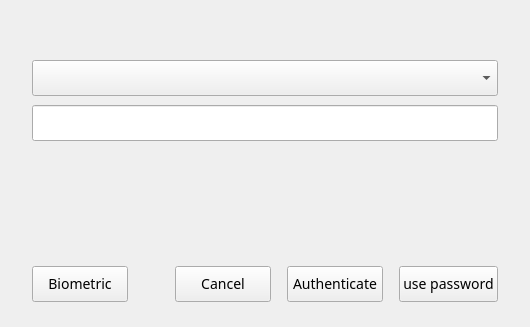
<?xml version="1.0" encoding="UTF-8"?>
<ui version="4.0">
 <class>MainWindow</class>
 <widget class="QWidget" name="MainWindow">
  <property name="geometry">
   <rect>
    <x>0</x>
    <y>0</y>
    <width>530</width>
    <height>327</height>
   </rect>
  </property>
  <property name="sizePolicy">
   <sizepolicy hsizetype="Expanding" vsizetype="Preferred">
    <horstretch>0</horstretch>
    <verstretch>0</verstretch>
   </sizepolicy>
  </property>
  <property name="minimumSize">
   <size>
    <width>380</width>
    <height>0</height>
   </size>
  </property>
  <property name="windowTitle">
   <string>Form</string>
  </property>
  <layout class="QVBoxLayout" name="verticalLayout_2">
   <property name="spacing">
    <number>0</number>
   </property>
   <property name="sizeConstraint">
    <enum>QLayout::SetDefaultConstraint</enum>
   </property>
   <property name="leftMargin">
    <number>32</number>
   </property>
   <property name="topMargin">
    <number>0</number>
   </property>
   <property name="rightMargin">
    <number>32</number>
   </property>
   <property name="bottomMargin">
    <number>25</number>
   </property>
   <item>
    <layout class="QFormLayout" name="formLayout">
     <property name="horizontalSpacing">
      <number>0</number>
     </property>
     <property name="topMargin">
      <number>8</number>
     </property>
     <property name="bottomMargin">
      <number>0</number>
     </property>
     <item row="2" column="1">
      <layout class="QFormLayout" name="bioAuthLayout">
       <property name="bottomMargin">
        <number>8</number>
       </property>
      </layout>
     </item>
     <item row="4" column="1">
      <widget class="QComboBox" name="cmbUsers">
       <property name="minimumSize">
        <size>
         <width>0</width>
         <height>36</height>
        </size>
       </property>
       <property name="maximumSize">
        <size>
         <width>16777215</width>
         <height>36</height>
        </size>
       </property>
       <property name="styleSheet">
        <string notr="true">font-size: 14px;
font-family: PingFangSC-Regular, PingFang SC;
font-weight: 400;
line-height: 20px;</string>
       </property>
      </widget>
     </item>
     <item row="5" column="1">
      <widget class="QWidget" name="widgetPasswdAuth" native="true">
       <property name="minimumSize">
        <size>
         <width>0</width>
         <height>120</height>
        </size>
       </property>
       <layout class="QVBoxLayout" name="verticalLayout">
        <property name="leftMargin">
         <number>0</number>
        </property>
        <property name="rightMargin">
         <number>0</number>
        </property>
        <item>
         <layout class="QFormLayout" name="formLayout_2">
          <property name="horizontalSpacing">
           <number>0</number>
          </property>
          <property name="topMargin">
           <number>0</number>
          </property>
          <item row="1" column="1">
           <widget class="QLabel" name="lblMessage">
            <property name="minimumSize">
             <size>
              <width>0</width>
              <height>25</height>
             </size>
            </property>
            <property name="layoutDirection">
             <enum>Qt::LeftToRight</enum>
            </property>
            <property name="styleSheet">
             <string notr="true">height: 20px;
font-size: 14px;
font-family: PingFangSC-Regular, PingFang SC;</string>
            </property>
            <property name="text">
             <string/>
            </property>
            <property name="alignment">
             <set>Qt::AlignLeading|Qt::AlignLeft|Qt::AlignVCenter</set>
            </property>
            <property name="wordWrap">
             <bool>true</bool>
            </property>
           </widget>
          </item>
          <item row="0" column="1">
           <widget class="QLineEdit" name="lePassword">
            <property name="minimumSize">
             <size>
              <width>0</width>
              <height>36</height>
             </size>
            </property>
            <property name="maximumSize">
             <size>
              <width>16777215</width>
              <height>36</height>
             </size>
            </property>
            <property name="contextMenuPolicy">
             <enum>Qt::NoContextMenu</enum>
            </property>
            <property name="styleSheet">
             <string notr="true">font-size: 14px;
font-family: PingFangSC-Regular, PingFang SC;
font-weight: 400;
line-height: 20px;
lineedit-password-character:42;</string>
            </property>
           </widget>
          </item>
         </layout>
        </item>
       </layout>
      </widget>
     </item>
     <item row="0" column="1">
      <widget class="QLabel" name="lblHeader">
       <property name="font">
        <font>
         <family>PingFangSC-Medium,PingFang SC</family>
         <pointsize>-1</pointsize>
         <weight>62</weight>
         <bold>true</bold>
        </font>
       </property>
       <property name="styleSheet">
        <string notr="true">font-size: 18px;
font-family: PingFangSC-Medium, PingFang SC;
font-weight: 500;
line-height: 25px;</string>
       </property>
       <property name="text">
        <string/>
       </property>
       <property name="wordWrap">
        <bool>true</bool>
       </property>
      </widget>
     </item>
     <item row="1" column="1">
      <widget class="QLabel" name="lblContent">
       <property name="styleSheet">
        <string notr="true">font-size: 14px;
font-family: PingFangSC-Regular, PingFang SC;
font-weight: 400;
line-height: 20px;</string>
       </property>
       <property name="text">
        <string/>
       </property>
       <property name="wordWrap">
        <bool>true</bool>
       </property>
      </widget>
     </item>
    </layout>
   </item>
   <item>
    <layout class="QHBoxLayout" name="horizontalLayout_7">
     <property name="spacing">
      <number>16</number>
     </property>
     <property name="topMargin">
      <number>0</number>
     </property>
     <item>
      <widget class="QPushButton" name="btnBioAuth">
       <property name="minimumSize">
        <size>
         <width>96</width>
         <height>36</height>
        </size>
       </property>
       <property name="maximumSize">
        <size>
         <width>115</width>
         <height>36</height>
        </size>
       </property>
       <property name="cursor">
        <cursorShape>PointingHandCursor</cursorShape>
       </property>
       <property name="styleSheet">
        <string notr="true">font-size: 14px;
font-family: PingFangSC-Regular, PingFang SC;
font-weight: 400;
line-height: 20px;</string>
       </property>
       <property name="text">
        <string>Biometric</string>
       </property>
      </widget>
     </item>
     <item>
      <spacer name="horizontalSpacer_6">
       <property name="orientation">
        <enum>Qt::Horizontal</enum>
       </property>
       <property name="sizeHint" stdset="0">
        <size>
         <width>10</width>
         <height>36</height>
        </size>
       </property>
      </spacer>
     </item>
     <item>
      <widget class="QPushButton" name="btnCancel">
       <property name="sizePolicy">
        <sizepolicy hsizetype="Preferred" vsizetype="Fixed">
         <horstretch>0</horstretch>
         <verstretch>0</verstretch>
        </sizepolicy>
       </property>
       <property name="minimumSize">
        <size>
         <width>96</width>
         <height>36</height>
        </size>
       </property>
       <property name="maximumSize">
        <size>
         <width>96</width>
         <height>36</height>
        </size>
       </property>
       <property name="cursor">
        <cursorShape>PointingHandCursor</cursorShape>
       </property>
       <property name="styleSheet">
        <string notr="true">font-size: 14px;
font-family: PingFangSC-Regular, PingFang SC;
font-weight: 400;
line-height: 20px;</string>
       </property>
       <property name="text">
        <string>Cancel</string>
       </property>
      </widget>
     </item>
     <item>
      <widget class="QPushButton" name="btnAuth">
       <property name="sizePolicy">
        <sizepolicy hsizetype="Preferred" vsizetype="Fixed">
         <horstretch>0</horstretch>
         <verstretch>0</verstretch>
        </sizepolicy>
       </property>
       <property name="minimumSize">
        <size>
         <width>96</width>
         <height>36</height>
        </size>
       </property>
       <property name="maximumSize">
        <size>
         <width>96</width>
         <height>36</height>
        </size>
       </property>
       <property name="cursor">
        <cursorShape>PointingHandCursor</cursorShape>
       </property>
       <property name="styleSheet">
        <string notr="true">font-size: 14px;
font-family: PingFangSC-Regular, PingFang SC;
font-weight: 400;
line-height: 20px;</string>
       </property>
       <property name="text">
        <string>Authenticate</string>
       </property>
      </widget>
     </item>
     <item>
      <widget class="QPushButton" name="returnButton">
       <property name="minimumSize">
        <size>
         <width>96</width>
         <height>36</height>
        </size>
       </property>
       <property name="maximumSize">
        <size>
         <width>115</width>
         <height>36</height>
        </size>
       </property>
       <property name="styleSheet">
        <string notr="true">font-size: 14px;
font-family: PingFangSC-Regular, PingFang SC;
font-weight: 400;
line-height: 20px;</string>
       </property>
       <property name="text">
        <string>use password</string>
       </property>
      </widget>
     </item>
    </layout>
   </item>
  </layout>
 </widget>
 <resources/>
 <connections/>
</ui>
